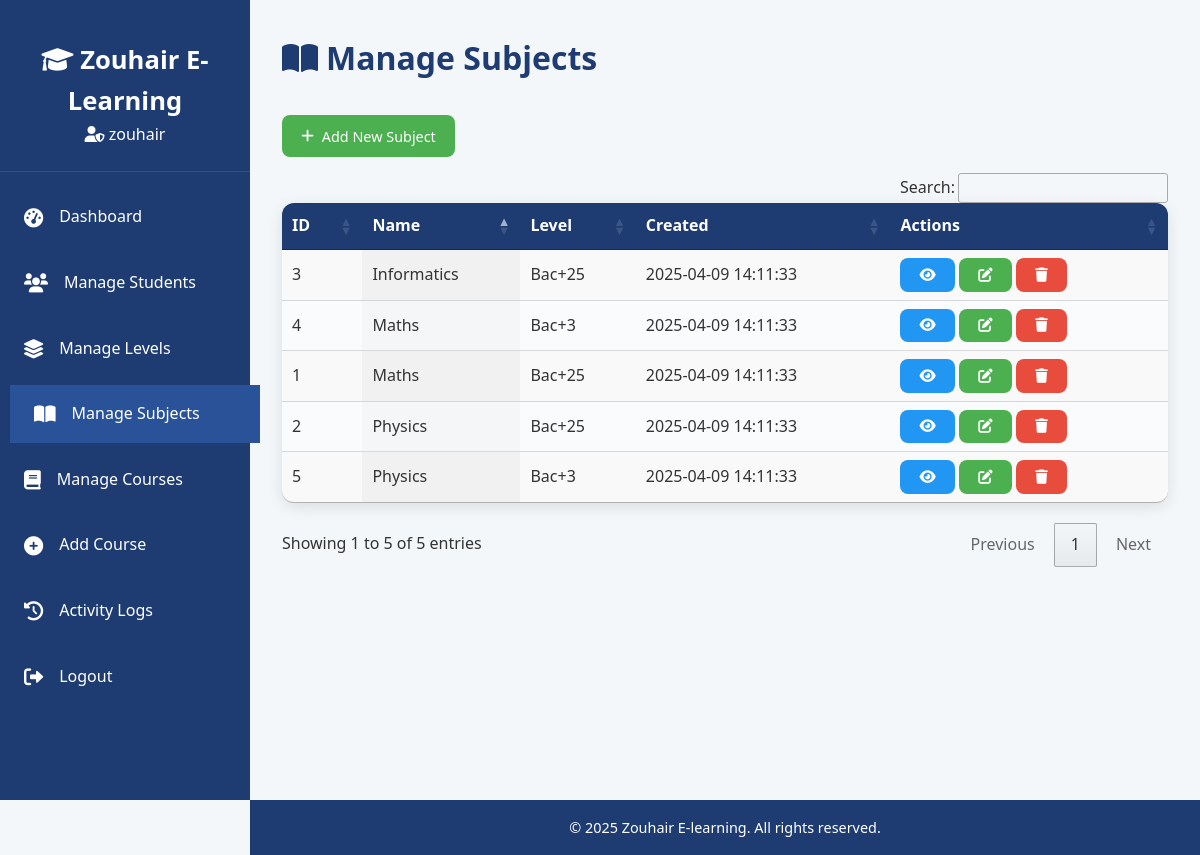
Page /admin/manage_subjects.php (signed in) on the committed database.
### tables this page shows
CREATE TABLE `subjects` (
  `id` int(11) NOT NULL,
  `name` varchar(50) NOT NULL,
  `level_id` int(11) NOT NULL,
  `created_at` datetime DEFAULT current_timestamp()
);

CREATE TABLE `levels` (
  `id` int(11) NOT NULL,
  `name` varchar(50) NOT NULL,
  `description` text DEFAULT NULL,
  `created_at` datetime DEFAULT current_timestamp()
);

### admin/manage_subjects.php (the view, shortened to what this page needs)
<?php
require_once '../includes/db_connect.php';
$subjects = $db->query("SELECT s.*, l.name AS level_name FROM subjects s JOIN levels l ON s.level_id = l.id ORDER BY s.name ASC");
?>
<!DOCTYPE html>
<html lang="en">
<head>
    <link rel="stylesheet" href="../assets/css/admin.css">
    <link rel="stylesheet" href="https://cdn.datatables.net/1.11.5/css/jquery.dataTables.min.css">
    <link rel="stylesheet" href="https://cdnjs.cloudflare.com/ajax/libs/font-awesome/6.0.0-beta3/css/all.min.css">
</head>
<body>
    <?php include '../includes/header.php'; ?>
    <main class="dashboard">
        <h1><i class="fas fa-book-open"></i> Manage Subjects</h1>
        <a href="add_subject.php" class="btn-action add"><i class="fas fa-plus"></i> Add New Subject</a>
        <table id="subjectsTable" class="display">
            <thead>
                <tr>
                    <th>ID</th>
                    <th>Name</th>
                    <th>Level</th>
                    <th>Created</th>
                    <th>Actions</th>
                </tr>
            </thead>
            <tbody>
                <?php while ($subject = $subjects->fetch_assoc()): ?>
                    <tr>
                        <td><?php echo $subject['id']; ?></td>
                        <td><?php echo htmlspecialchars($subject['name']); ?></td>
                        <td><?php echo htmlspecialchars($subject['level_name']); ?></td>
                        <td><?php echo $subject['created_at']; ?></td>
                        <td>
                            <a href="view_subject.php?id=<?php echo $subject['id']; ?>" class="btn-action view" title="View"><i class="fas fa-eye"></i></a>
                            <a href="edit_subject.php?id=<?php echo $subject['id']; ?>" class="btn-action edit" title="Edit"><i class="fas fa-edit"></i></a>
                            <a href="delete_subject.php?id=<?php echo $subject['id']; ?>" class="btn-action delete" onclick="return confirm('Are you sure?');" title="Delete"><i class="fas fa-trash"></i></a>
                        </td>
                    </tr>
                <?php endwhile; ?>
            </tbody>
        </table>
    </main>
    <?php include '../includes/footer.php'; ?>
</body>
</html>

### includes/header.php (shortened to what this page needs)
<?php
require_once '../includes/db_connect.php';
$admin_id = $_SESSION['admin_id'];
$admin = $db->query("SELECT username FROM admins WHERE id = $admin_id")->fetch_assoc();
$admin_name = $admin ? htmlspecialchars($admin['username']) : 'Admin';
?>
<!DOCTYPE html>
<html lang="en">
<head>
    <link rel="stylesheet" href="../assets/css/admin.css">
    <link rel="stylesheet" href="https://cdn.datatables.net/1.11.5/css/jquery.dataTables.min.css">
    <link rel="stylesheet" href="https://cdnjs.cloudflare.com/ajax/libs/font-awesome/6.0.0-beta3/css/all.min.css">
</head>
<body>
    <aside class="sidebar">
        <div class="sidebar-header">
            <h2><i class="fas fa-graduation-cap"></i> Zouhair E-Learning</h2>
            <p class="admin-name"><i class="fas fa-user-shield"></i> <?php echo $admin_name; ?></p>
        </div>
        <nav class="sidebar-nav">
            <ul>
                <li><a href="../admin/dashboard.php" <?php echo basename($_SERVER['PHP_SELF']) == 'dashboard.php' ? 'class="active"' : ''; ?>><i class="fas fa-tachometer-alt"></i> <span>Dashboard</span></a></li>
                <li><a href="../admin/manage_students.php" <?php echo basename($_SERVER['PHP_SELF']) == 'manage_students.php' ? 'class="active"' : ''; ?>><i class="fas fa-users"></i> <span>Manage Students</span></a></li>
                <li><a href="../admin/manage_levels.php" <?php echo basename($_SERVER['PHP_SELF']) == 'manage_levels.php' ? 'class="active"' : ''; ?>><i class="fas fa-layer-group"></i> <span>Manage Levels</span></a></li>
                <li><a href="../admin/manage_subjects.php" <?php echo basename($_SERVER['PHP_SELF']) == 'manage_subjects.php' ? 'class="active"' : ''; ?>><i class="fas fa-book-open"></i> <span>Manage Subjects</span></a></li>
                <li><a href="../admin/manage_courses.php" <?php echo basename($_SERVER['PHP_SELF']) == 'manage_courses.php' ? 'class="active"' : ''; ?>><i class="fas fa-book"></i> <span>Manage Courses</span></a></li>
                <li><a href="../admin/add_course.php" <?php echo basename($_SERVER['PHP_SELF']) == 'add_course.php' ? 'class="active"' : ''; ?>><i class="fas fa-plus-circle"></i> <span>Add Course</span></a></li>
                <li><a href="../admin/activity_logs.php" <?php echo basename($_SERVER['PHP_SELF']) == 'activity_logs.php' ? 'class="active"' : ''; ?>><i class="fas fa-history"></i> <span>Activity Logs</span></a></li>
                <li><a href="../admin/logout.php"><i class="fas fa-sign-out-alt"></i> <span>Logout</span></a></li>
            </ul>
        </nav>
    </aside>
    <div class="main-content">

### assets/css/admin.css (style rules this page uses)
* { margin: 0; padding: 0; box-sizing: border-box; font-family: 'Segoe UI', Tahoma, Geneva, Verdana, sans-serif; }
body { background: #f4f7fa; color: #333; line-height: 1.6; overflow-x: hidden; }
.sidebar { position: fixed; top: 0; left: 0; width: 250px; height: 100vh; background: #1e3c72; color: #fff; padding: 1rem 0; transition: transform 0.3s ease; z-index: 1000; }
.sidebar-header { padding: 1.5rem; text-align: center; border-bottom: 1px solid rgba(255, 255, 255, 0.1); }
.sidebar-header h2 { font-size: 1.6rem; font-weight: 600; }
.sidebar-nav ul { list-style: none; margin-top: 1rem; }
.sidebar-nav li { margin: 0.5rem 0; }
.sidebar-nav a { display: flex; align-items: center; padding: 1rem 1.5rem; color: #fff; text-decoration: none; transition: all 0.3s ease; }
.sidebar-nav a:hover, .sidebar-nav a.active { background: #2a5298; transform: translateX(10px); }
.sidebar-nav i { margin-right: 1rem; font-size: 1.2rem; }
.main-content { margin-left: 250px; padding: 2rem; min-height: 100vh; background: #f4f7fa; transition: margin-left 0.3s ease; }
.dashboard h1 { font-size: 2rem; margin-bottom: 2rem; color: #1e3c72; display: flex; align-items: center; gap: 0.5rem; }
.display { width: 100%; border-collapse: collapse; background: #fff; border-radius: 12px; overflow: hidden; box-shadow: 0 4px 15px rgba(0, 0, 0, 0.1); }
.display thead { background: #1e3c72; color: #fff; }
.display th, .display td { padding: 1rem; text-align: left; }
.display tbody tr:nth-child(even) { background: #f9fbfc; }
.display.dataTable { margin-bottom: 1rem; }
.btn-action { display: inline-flex; align-items: center; gap: 0.5rem; padding: 0.6rem 1.2rem; border-radius: 8px; text-decoration: none; font-size: 0.9rem; transition: all 0.3s ease; cursor: pointer; }
.btn-action.view { background: #2196f3; color: #fff; }
.btn-action.edit { background: #4caf50; color: #fff; }
.btn-action.delete { background: #e74c3c; color: #fff; }
.btn-action.add { background: #4caf50; color: #fff; margin-bottom: 1rem; }
.sidebar-nav a::before { content: ""; position: absolute; left: 0; top: 0; height: 100%; width: 0; background: rgba(255, 255, 255, 0.1); transition: width 0.3s ease; }
.btn-action i { transition: transform 0.3s ease; }

### rows in the picture
subjects: id "3", name "Informatics", level.name "Bac+25", created_at "2025-04-09 14:11:33"
subjects: id "4", name "Maths", level.name "Bac+3", created_at "2025-04-09 14:11:33"
subjects: id "1", name "Maths", level.name "Bac+25", created_at "2025-04-09 14:11:33"
subjects: id "2", name "Physics", level.name "Bac+25", created_at "2025-04-09 14:11:33"
subjects: id "5", name "Physics", level.name "Bac+3", created_at "2025-04-09 14:11:33"

### other values in the picture
$admin_name "zouhair"
